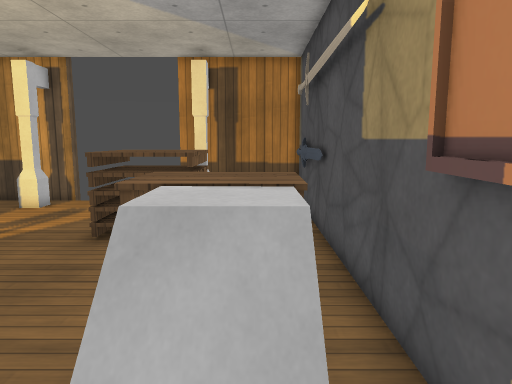
view 1 (above)

12 first-person views from a walk through a Godot game level. The camera is 1.4 m above the floor, tilts 8° down and sees 70° across. Doors that lead somewhere are drawn open, without their leaves. The floor is counted in squares, 0.5 m on a side. Each view is taken from the middle of a square. On the plan, view 1 faces up. The plan holds only what a view shows up to about 20 squares ahead; the rest is blank. The place goes on beyond the plan. Surface patterns are stand-ins for the level's own textures.

view 2
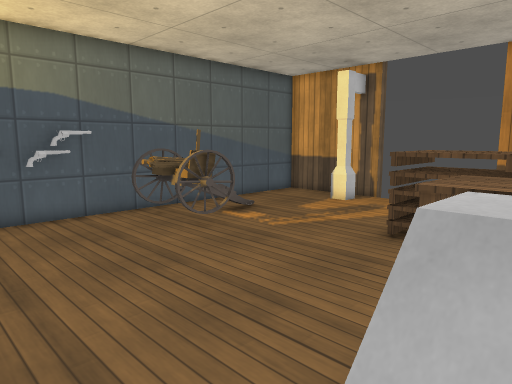

view 3
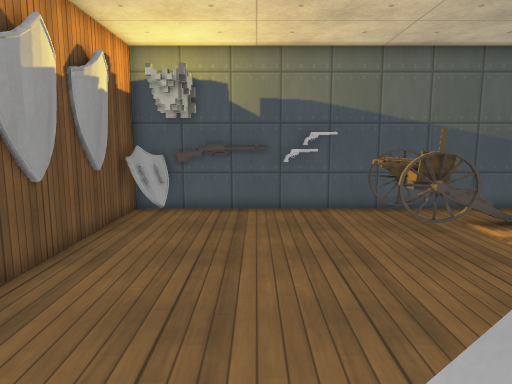

view 4
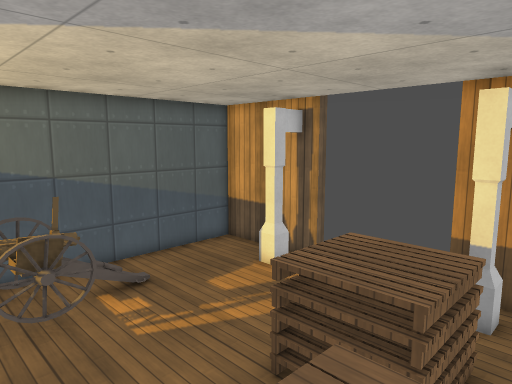

view 5
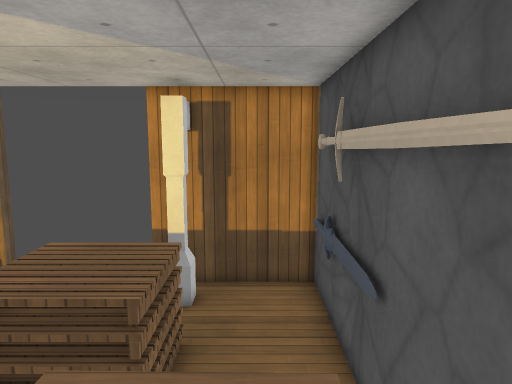

view 6
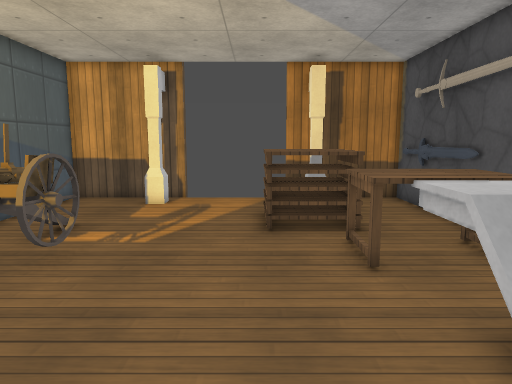

view 7
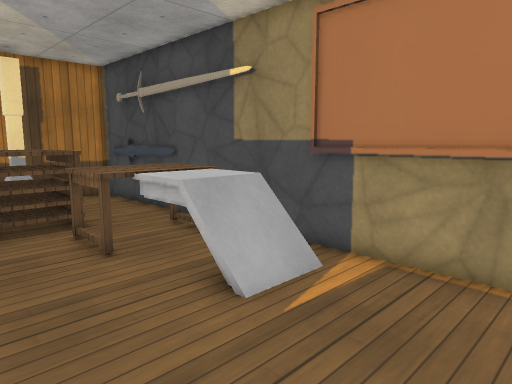

view 8
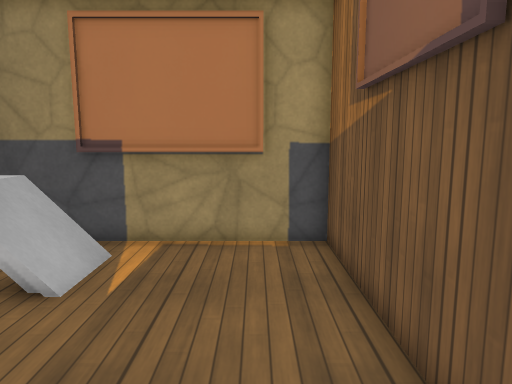

view 9
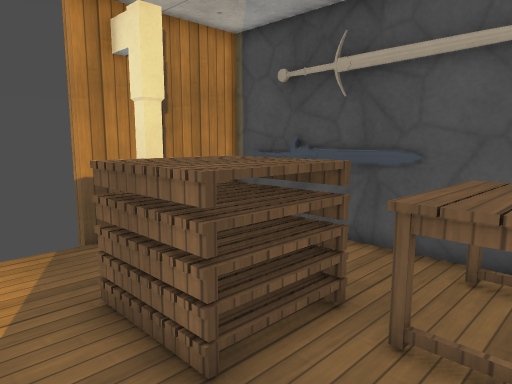

view 10
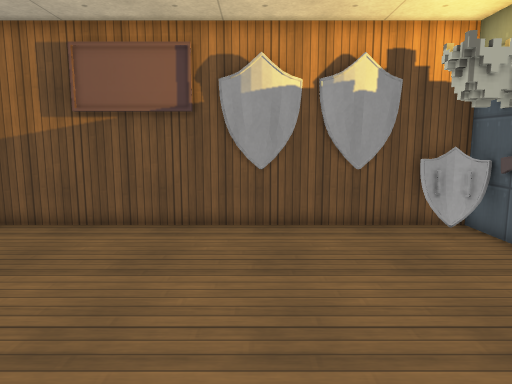

view 11
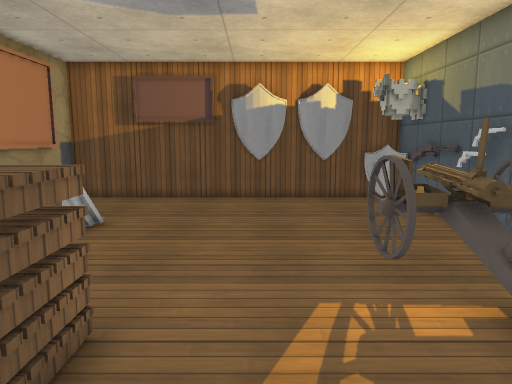

view 12
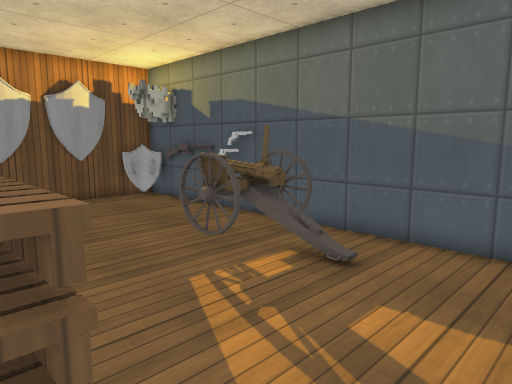

### Floor plan
Key: @ floor where view 1 was taken; # wall or solid block; . main floor; : floor 1 m higher than the main floor; / step, stairs or slope; D open door; = window, fence, low wall or low ledge; ^ raised ledge; v drop or lower ground; P post; L plank; T table; H thing the floor can be seen under or through; S shield; O other object.
Columns run from 14 left of view 1 to 2 right of it. Each row starts with its distance up from view 1.
 17 ######DDDDDD#####
 16 #...PPD....PP...#
 15 #...PP.....PP...#
 14 #...............#
 13 #........LLLL...#
 12 #........LLLL...#
 11 #........LLLL...#
 10 #..O.....LLLL...#
  9 #=.==.......:::T#
  8 ##^H^.......::: #
  7 ##^H^.......T:: #
  6 #=.H=.......v:: #
  5 # ..........v:: #
  4 # ..........#//##
  3 # ...........//.#
  2 #...............#
  1 #...............#
  0 #.............@.#
 -1 #=..............#
 -2 #SS.............#
 -3 #################

Positions as (right, up) in squares from view 1, and headings:
1: (0, 0), facing up
2: (0, 0), facing up-left
3: (1, 2), facing left
4: (0, 5), facing up-left
5: (0, 5), facing up
6: (-5, -1), facing up
7: (-6, -2), facing up-right
8: (-8, -1), facing right
9: (-7, 7), facing up-right
10: (-7, 9), facing down
11: (-7, 15), facing down
12: (-4, 15), facing down-left
